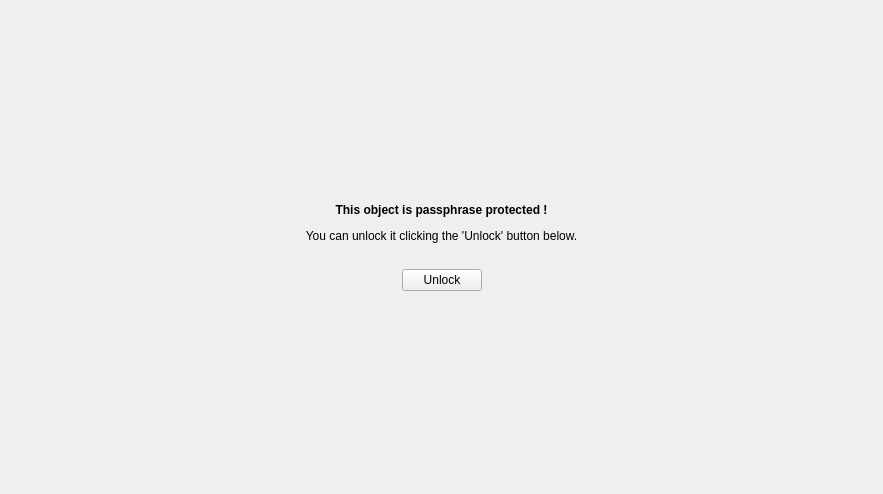
<?xml version="1.0" encoding="UTF-8"?>
<ui version="4.0">
 <class>LockedObjectViewer</class>
 <widget class="QWidget" name="LockedObjectViewer">
  <property name="geometry">
   <rect>
    <x>0</x>
    <y>0</y>
    <width>883</width>
    <height>494</height>
   </rect>
  </property>
  <property name="windowTitle">
   <string>Form</string>
  </property>
  <layout class="QVBoxLayout" name="verticalLayout">
   <item>
    <spacer name="tvs">
     <property name="orientation">
      <enum>Qt::Vertical</enum>
     </property>
     <property name="sizeHint" stdset="0">
      <size>
       <width>20</width>
       <height>40</height>
      </size>
     </property>
    </spacer>
   </item>
   <item>
    <widget class="QLabel" name="info_label">
     <property name="text">
      <string>&lt;html&gt;&lt;head/&gt;&lt;body&gt;&lt;p align=&quot;center&quot;&gt;&lt;span style=&quot; font-weight:600;&quot;&gt;This object is passphrase protected !&lt;/span&gt;&lt;/p&gt;&lt;p align=&quot;center&quot;&gt;You can unlock it clicking the 'Unlock' button below.&lt;/p&gt;&lt;/body&gt;&lt;/html&gt;</string>
     </property>
    </widget>
   </item>
   <item>
    <layout class="QHBoxLayout" name="img_layout">
     <item>
      <spacer name="img_lhs">
       <property name="orientation">
        <enum>Qt::Horizontal</enum>
       </property>
       <property name="sizeHint" stdset="0">
        <size>
         <width>40</width>
         <height>20</height>
        </size>
       </property>
      </spacer>
     </item>
     <item>
      <spacer name="img_rhs">
       <property name="orientation">
        <enum>Qt::Horizontal</enum>
       </property>
       <property name="sizeHint" stdset="0">
        <size>
         <width>40</width>
         <height>20</height>
        </size>
       </property>
      </spacer>
     </item>
    </layout>
   </item>
   <item>
    <layout class="QHBoxLayout" name="btn_layout">
     <item>
      <spacer name="btn_lhs">
       <property name="orientation">
        <enum>Qt::Horizontal</enum>
       </property>
       <property name="sizeHint" stdset="0">
        <size>
         <width>40</width>
         <height>20</height>
        </size>
       </property>
      </spacer>
     </item>
     <item>
      <widget class="QPushButton" name="unlock">
       <property name="text">
        <string>Unlock</string>
       </property>
      </widget>
     </item>
     <item>
      <spacer name="btn_rhs">
       <property name="orientation">
        <enum>Qt::Horizontal</enum>
       </property>
       <property name="sizeHint" stdset="0">
        <size>
         <width>40</width>
         <height>20</height>
        </size>
       </property>
      </spacer>
     </item>
    </layout>
   </item>
   <item>
    <spacer name="bvs">
     <property name="orientation">
      <enum>Qt::Vertical</enum>
     </property>
     <property name="sizeHint" stdset="0">
      <size>
       <width>20</width>
       <height>40</height>
      </size>
     </property>
    </spacer>
   </item>
  </layout>
 </widget>
 <resources/>
 <connections/>
</ui>
